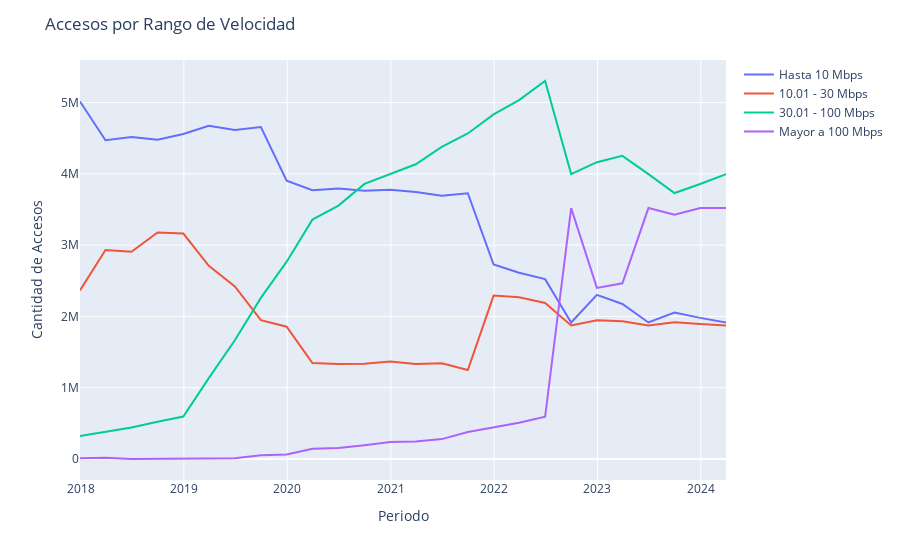

Notebook code cell kept with this figure:
### Markdown cell above
### **Gráfico 2:**
Tendencias de los Accesos (Según rango de Velocidades) del 2018 al 2024

### Code cell
df = rangos_grafico.sort('Fecha')
columns = ['Hasta 10 Mbps', '10.01 - 30 Mbps', '30.01 - 100 Mbps', 'Mayor a 100 Mbps']
names = columns
y_title = 'Cantidad de Accesos'
titulo = 'Accesos por Rango de Velocidad'
width = 900
colors = ['#636EFA', '#EF553B', '#00CC96', '#AB63FA']
fig = px.line()
for i in range(4):
    fig.add_scatter(x=df['Fecha'], y=df[columns[i]],
                    name=names[i], mode='lines', line=dict(color=colors[i]))
fig.update_layout(title=titulo, xaxis_title='Periodo', yaxis_title=y_title, width=width)
config = {'displayModeBar': False}
fig.show(config=config)

### Figure 1 — Plotly figure (JSON) as saved in the notebook; plotly's stock layout.template omitted (floating-point values rounded to 4 significant figures)
{"data": [{"hovertemplate": "<extra></extra>", "legendgroup": "", "line": {"color": "#636efa", "dash": "solid"}, "marker": {"symbol": "circle"}, "mode": "lines", "name": "", "orientation": "v", "showlegend": false, "type": "scatter", "xaxis": "x", "yaxis": "y"}, {"line": {"color": "#636EFA"}, "mode": "lines", "name": "Hasta 10 Mbps", "type": "scatter", "x": ["2017-12-30", "2018-03-30", "2018-06-30", "2018-09-30", "2018-12-30", "2019-03-30", "2019-06-30", "2019-09-30", "2019-12-30", "2020-03-30", "2020-06-30", "2020-09-30", "2020-12-30", "2021-03-30", "2021-06-30", "2021-09-30", "2021-12-30", "2022-03-30", "2022-06-30", "2022-09-30", "2022-12-30", "2023-03-30", "2023-06-30", "2023-09-30", "2023-12-30", "2024-03-30"], "y": [5015219, 4472395, 4516348, 4479081, 4560306, 4673874, 4614370, 4657687, 3905687, 3770553, 3794337, 3763044, 3778208, 3745414, 3693746, 3727612, 2728324, 2612151, 2523285, 1915238, 2302342, 2175359, 1915238, 2055216, 1979811, 1915238]}, {"line": {"color": "#EF553B"}, "mode": "lines", "name": "10.01 - 30 Mbps", "type": "scatter", "x": ["2017-12-30", "2018-03-30", "2018-06-30", "2018-09-30", "2018-12-30", "2019-03-30", "2019-06-30", "2019-09-30", "2019-12-30", "2020-03-30", "2020-06-30", "2020-09-30", "2020-12-30", "2021-03-30", "2021-06-30", "2021-09-30", "2021-12-30", "2022-03-30", "2022-06-30", "2022-09-30", "2022-12-30", "2023-03-30", "2023-06-30", "2023-09-30", "2023-12-30", "2024-03-30"], "y": [2366027, 2931307, 2906904, 3177958, 3162830, 2710410, 2420102, 1948115, 1855702, 1346882, 1331315, 1338020, 1369096, 1333931, 1343455, 1249263, 2292107, 2269758, 2188513, 1872595, 1947218, 1933593, 1872663, 1917632, 1894152, 1872681]}, {"line": {"color": "#00CC96"}, "mode": "lines", "name": "30.01 - 100 Mbps", "type": "scatter", "x": ["2017-12-30", "2018-03-30", "2018-06-30", "2018-09-30", "2018-12-30", "2019-03-30", "2019-06-30", "2019-09-30", "2019-12-30", "2020-03-30", "2020-06-30", "2020-09-30", "2020-12-30", "2021-03-30", "2021-06-30", "2021-09-30", "2021-12-30", "2022-03-30", "2022-06-30", "2022-09-30", "2022-12-30", "2023-03-30", "2023-06-30", "2023-09-30", "2023-12-30", "2024-03-30"], "y": [321924, 379086, 442776, 522388, 596844, 1135225, 1666481, 2260799, 2768287, 3358098, 3555434, 3859007, 4000789, 4134802, 4378695, 4565879, 4834953, 5035397, 5302444, 3996482, 4163738, 4252936, 3996482, 3730808, 3857890, 3996482]}, {"line": {"color": "#AB63FA"}, "mode": "lines", "name": "Mayor a 100 Mbps", "type": "scatter", "x": ["2017-12-30", "2018-03-30", "2018-06-30", "2018-09-30", "2018-12-30", "2019-03-30", "2019-06-30", "2019-09-30", "2019-12-30", "2020-03-30", "2020-06-30", "2020-09-30", "2020-12-30", "2021-03-30", "2021-06-30", "2021-09-30", "2021-12-30", "2022-03-30", "2022-06-30", "2022-09-30", "2022-12-30", "2023-03-30", "2023-06-30", "2023-09-30", "2023-12-30", "2024-03-30"], "y": [11907, 17681, 586, 1260, 1287, 2056, 11245, 52396, 62459, 142681, 155962, 194351, 238367, 245082, 279819, 379518, 440159, 508370, 592848, 3519740, 2400534, 2465253, 3520496, 3425831, 3520216, 3520582]}], "layout": {"legend": {"tracegroupgap": 0}, "margin": {"t": 60}, "title": {"text": "Accesos por Rango de Velocidad"}, "width": 900, "xaxis": {"anchor": "y", "domain": [0, 1], "title": {"text": "Periodo"}}, "yaxis": {"anchor": "x", "domain": [0, 1], "title": {"text": "Cantidad de Accesos"}}}}
